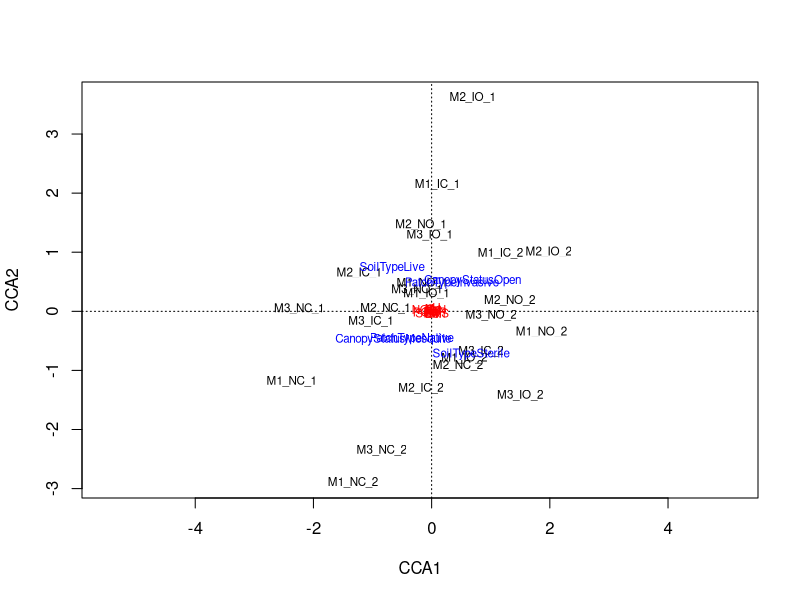

Source code (R): (Note: this script raises an error after producing the figure.)
#RDA

#Data Exploration
#Taylor Portman
#21OCT22

#Read in libraries
library(dplyr)
library(ggplot2)
library(tidyr)
library(vegan)
library(tibble)

#Set workind directory
setwd("/Volumes/GoogleDrive/My Drive/projects/MastersThesis/R/SRER_FieldExperiment")

#Read in data
norm.matrix<-read.csv("data_clean/MonsoonSoilChem_NormalizedMatrix.csv",row.names= 1)

metadata<-read.csv("data_clean/MonsoonSoilMetadata_Clean.csv", row.names=2)

#Figure save file path
figures= 'MonsoonSoilChemistry/figures'

# CC ---------------------------------------------------------------------
metadata<-metadata%>%
  select(MesquiteNum, SoilType, PatchType, CanopyStatus)%>%
  mutate(Patch_Can= paste0(PatchType,"_",CanopyStatus))
norm.matrix<-norm.matrix+10

MesquiteNum = metadata[,1]
SoilType = metadata[,2]
PatchType = metadata[,3]
CanopyStatus = metadata[,4]
Patch_Can= metadata[,5]

MesquiteNum = as.factor(MesquiteNum)
SoilType = as.factor(SoilType)
CanopyStatus = as.factor(CanopyStatus)
PatchType = as.factor(PatchType)
Patch_Can = as.factor(Patch_Can)

#For RDA, use RDA instead CCA
CCA<- cca (formula= norm.matrix ~ SoilType+CanopyStatus+PatchType)

CCA2<- cca(formula= norm.matrix~ MesquiteNum*CanopyStatus*PatchType*SoilType)

CCA_stat1<- anova.cca(CCA, by= "terms")

CCA_stat2<- anova.cca(CCA2, by="terms")

eigenvals(CCA)

plot_CCA<- plot(CCA, scaling=2)


# Ploting -----------------------------------------------------------------


elements<-as.data.frame(plot_CCA$species)
sites<-as.data.frame(plot_CCA$sites)
centroids<-as.data.frame(plot_CCA$centroids)

#add metadata 
sites<-sites%>%
  rownames_to_column(var="SampleID")%>%
  left_join(metadata, by="SampleID")
centroids<-centroids%>%
  rownames_to_column(var="variable")
elements<-elements%>%
  rownames_to_column(var="elements")

shapes<-c("Mesquite"=19, "Open"=1)
colors<-c("Invasive"="goldenrod2", "Native"="dodgerblue")

plot(plot_CCA, type="n", las=1)
text(chem_pca, display = "sites", 
     labels=row.names(chem_s))
ordihull(plot_CCA, CanopyStatus, display="sites", label=T,
         lwd=2, col=c("blue","black"))

# Plotting ----------------------------------------------------------------
#PlotCentroids

plot1<-ggplot()+
  geom_point(data=sites, aes(CCA1, CCA2, color=PatchType, shape=CanopyStatus), size=3)+
  scale_color_manual(values=colors)+
  scale_shape_manual(values=shapes)+
  geom_point(data=centroids, aes(CCA1, CCA2, color= "black"), size=1)+
  geom_segment(data = centroids, aes(x = 0, y = 0, xend = (CCA1*3),
                                    yend = (CCA2*3)), arrow = arrow(length = unit(1/2, "picas")),
               color = "black")+
  geom_text_repel(data=centroids, 
                  x = (centroids$CCA1*3), 
                  y = (centroids$CCA2*3),
                  label=centroids$variable, max.overlaps = 12)+
  theme_classic()
plot1
#Save to figures folder
fileName = paste(figures, 'CCA_ExplanatoryCentroidswithSigArrows.png',sep = '/')
ggsave(fileName, plot1, dpi = 800,width= 18, height=12, units=c('cm'))


#element data
colors<-c("Live"="coral", "Sterile"="black")
plot2<- ggplot()+
  geom_point(data=sites, aes(CCA1, CCA2, color=SoilType, shape=CanopyStatus), size=3)+
  scale_color_manual(values=colors)+
  scale_shape_manual(values=shapes)+
  geom_segment(data = elements, aes(x = 0, y = 0, xend = (CCA1*20),
                                           yend = (CCA2*20)), arrow = arrow(length = unit(1/2, "picas")),
               color = "black")+
  theme_bw() +
  geom_text_repel(data=elements, 
                  x = (elements$CCA1*20), 
                  y = (elements$CCA2*20),
                  label=elements$elements, max.overlaps = 12, size=3)+

  theme_classic()
plot2
                      
#Save to figures folder
fileName = paste(figures, 'CCA_ElementswithSArrows.png',sep = '/')
ggsave(fileName, plot2, dpi = 800,width= 18, height=12, units=c('cm'))                   
